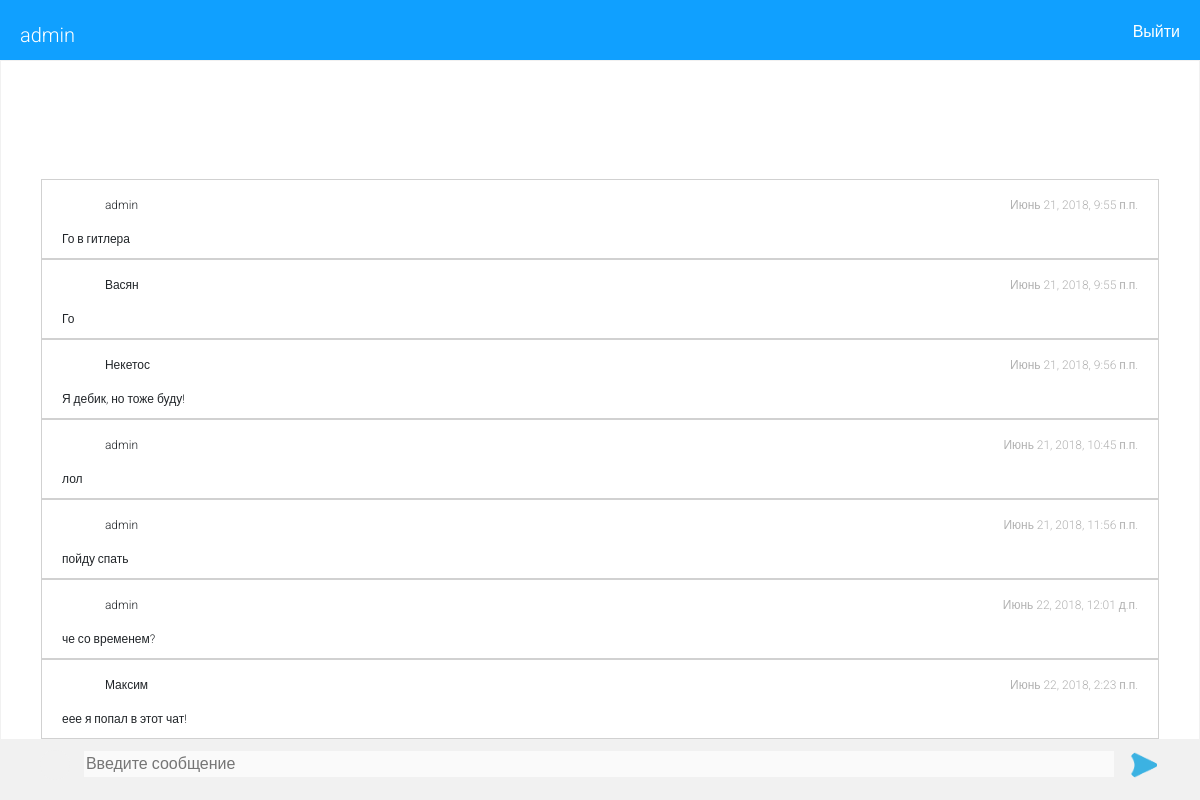
The page /chat/get (signed in) on the database as committed earlier.
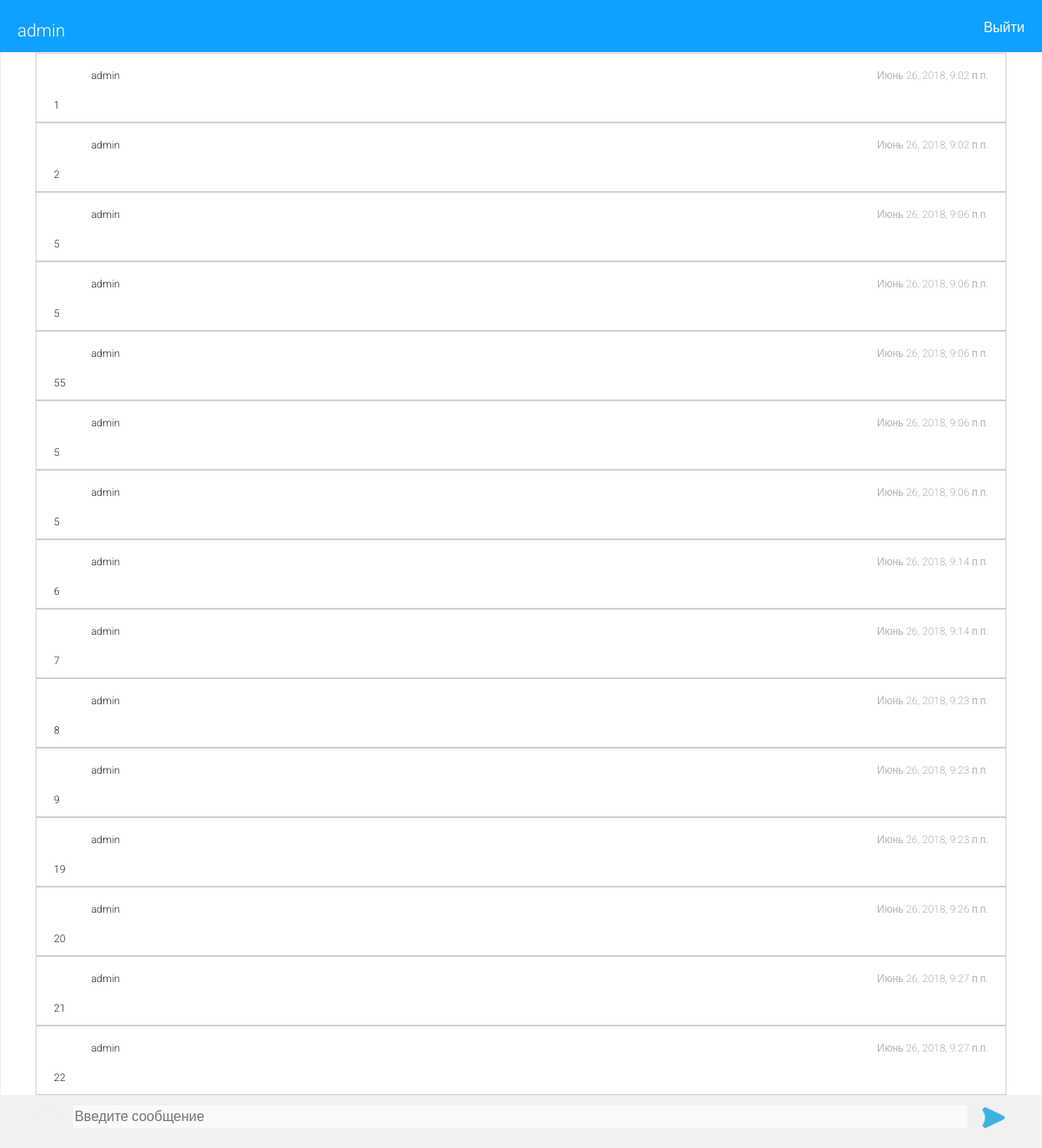
The same page on the database as committed later.
### core/models.py (models this page shows, shortened)
class Message(models.Model):
    author = models.ForeignKey(User, verbose_name='Автор', on_delete=models.CASCADE)
    text = models.TextField(verbose_name='Текст')
    date = models.DateTimeField(verbose_name='Дата создания', auto_now_add=True)
    class Meta:
        verbose_name = 'Сообщение'
        verbose_name_plural = 'Сообщения'

### core/views.py (the view)
# urls.py: url(r'get$', ChatView.as_view(), name='chat_get'),
class ChatView(LoginRequiredMixin, TemplateView):
    template_name = 'core/chat.html'
    def get_context_data(self, **kwargs):
        data = super().get_context_data(**kwargs)
        last_id = self.request.GET.get("last_id")
        if last_id:
            messages = Message.objects.filter(id__gt=last_id).order_by('-id')[:20]
        else:
            messages = Message.objects.all().order_by('-id')
        data['messages'] = messages
        return data

### core/templates/core/chat.html (shortened to what this page needs)
{% extends "base.html" %}
{% load static %}
{% block extrastyles %}
    <link rel="stylesheet" type="text/css" href="{% static "core/style.css" %}">
{% endblock %}
{% block content %}
    <header>
        <div class="head">
            <div class="user">
                {{ user.username }}
            </div>
        <span>
            <a class="logout" href="{% url "core:logout" %}">
                Выйти
            </a>
        </span>
        </div>
    </header>
    <div class="chat">
        {% for m in messages %}
            {% include "core/message.html" with message=m %}
        {% endfor %}
    </div>
    <form class="input" action="{% url "core:message_create" %}" method="post">
        <i class="input__attach btn"></i>
        <input class="text" id="message_input" type="text" autocomplete="off" value="" name="text" placeholder="Введите сообщение"/>
        <button type="submit" class="input__send btn"></button>
    </form>
{% endblock %}

### core/templates/base.html (shortened to what this page needs)
{% load static %}
<!DOCTYPE html>
<html lang="en">
<head>
    <link rel="stylesheet" type="text/css" href="{% static "core/css/bootstrap.min.css" %}">
    {% block extrastyles %}{% endblock %}
</head>
<body>
    {% block content %}{% endblock %}
</body>
</html>

### core/templates/core/message.html
<div class="message" data-id='{{ m.id }}'>
    <div class="message__author">
        <div class="message__avatar"></div>
        <div class="message__name">{{ m.author }}</div>
        <div class="message__time">{{ m.date }}</div>
    </div>
    <div class="message__text">{{ m.text }}</div>
</div>

### core/static/core/style.css (style rules this page uses)
html, body { margin: 0; padding: 0; height: 100%; width: 100%; background: white; font-family: Roboto, sans-serif; font-weight: 300; }
header { display: inline-block; height: 60px; width: 100%; background: #10a0ff; }
.head { display: inline; width: 20px; }
.user { display: inline-block; width: 50%; font-size: 20px; margin: 20px; color: #ffffff; }
.logout { float: right; margin: 20px; color: white; }
a { text-decoration: none; }
.chat { display: flex; height: calc(100% - 120px); padding: 0px 40px; box-sizing: border-box; overflow: auto; flex-direction: column-reverse; border: 1px solid #f1f1f1; }
.message { padding: 10px 20px; background: white; font-size: 12px; transition: background 0.2s linear; border: 1px solid #d1d1d1; }
.message__author { margin-bottom: 10px; }
.message__avatar { display: inline-block; margin-right: 10px; border-radius: 50%; background: url('avatar.png') no-repeat center; background-size: cover; width: 30px; height: 30px; vertical-align: middle; }
.message__time { float: right; color: #b2b2b2; line-height: 30px; }
.message__name { vertical-align: middle; display: inline-block; }
.input { height: 60px; padding: 10px 40px; box-sizing: border-box; background-color: #f1f1f1; }
.input__attach { display: inline-block; width: 30px; height: 30px; vertical-align: middle; background: url('attach.ico') no-repeat center; background-size: contain; margin-right: 10px; }
input { outline: none; border: none; width: calc(100% - 40px - 50px); }
.input__send { display: inline-block; vertical-align: middle; width: 30px; height: 30px; background: url('send.png') no-repeat center; background-size: contain; margin-left: 10px; }
.btn { cursor: pointer; border-radius: 50%; background-color: #f1f1f1; }
.text { background-color: #fafafa; }

Rows that differ between the two databases and show on the page:
removed Message: author "Максим", date "Июнь 22, 2018, 2:23 п.п.", text "еее я попал в этот чат!"
removed Message: author "admin", date "Июнь 22, 2018, 12:01 д.п.", text "че со временем?"
removed Message: author "admin", date "Июнь 21, 2018, 11:56 п.п.", text "пойду спать"
removed Message: author "admin", date "Июнь 21, 2018, 10:45 п.п.", text "лол"
removed Message: author "Некетос", date "Июнь 21, 2018, 9:56 п.п.", text "Я дебик, но тоже буду!"
removed Message: author "Васян", date "Июнь 21, 2018, 9:55 п.п.", text "Го"
removed Message: author "admin", date "Июнь 21, 2018, 9:55 п.п.", text "Го в гитлера"
added Message: author "admin", date "Июнь 26, 2018, 9:27 п.п.", text "22"
added Message: author "admin", date "Июнь 26, 2018, 9:27 п.п.", text "21"
added Message: author "admin", date "Июнь 26, 2018, 9:26 п.п.", text "20"
added Message: author "admin", date "Июнь 26, 2018, 9:23 п.п.", text "19"
added Message: author "admin", date "Июнь 26, 2018, 9:23 п.п.", text "9"
added Message: author "admin", date "Июнь 26, 2018, 9:23 п.п.", text "8"
added Message: author "admin", date "Июнь 26, 2018, 9:14 п.п.", text "7"
added Message: author "admin", date "Июнь 26, 2018, 9:14 п.п.", text "6"
added Message: author "admin", date "Июнь 26, 2018, 9:06 п.п.", text "5"
added Message: author "admin", date "Июнь 26, 2018, 9:06 п.п.", text "5"
added Message: author "admin", date "Июнь 26, 2018, 9:06 п.п.", text "55"
added Message: author "admin", date "Июнь 26, 2018, 9:06 п.п.", text "5"
added Message: author "admin", date "Июнь 26, 2018, 9:06 п.п.", text "5"
added Message: author "admin", date "Июнь 26, 2018, 9:02 п.п.", text "2"
added Message: author "admin", date "Июнь 26, 2018, 9:02 п.п.", text "1"
